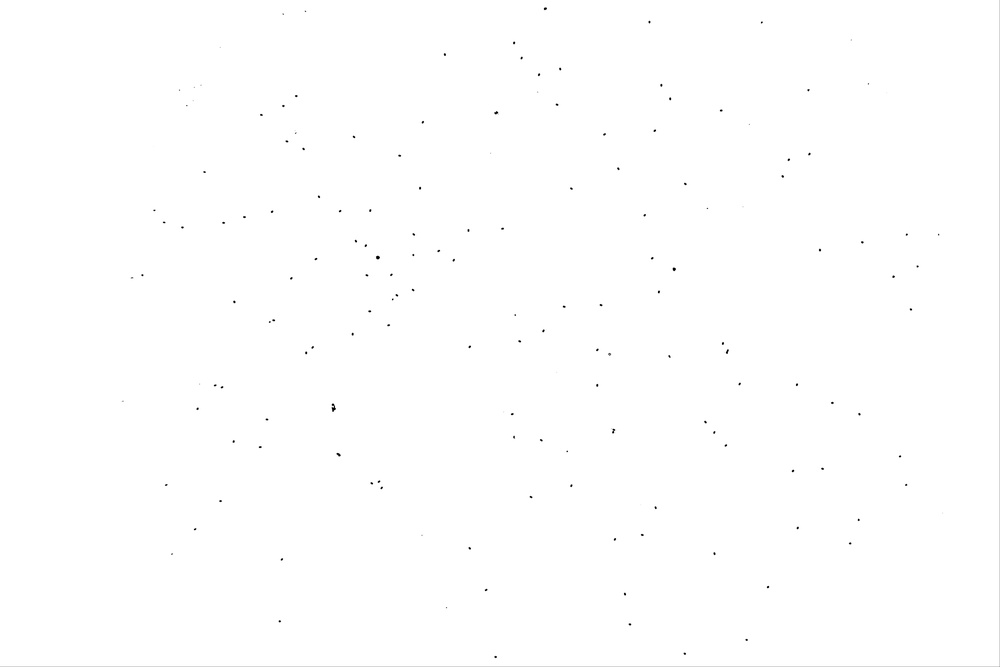
#> input picture report/W_A1_0_3/W_A1_0_3 fter convolution.jpg, 1000 x 667 px, shrunk from 5470 x 3646 before the run, given in place of W_A2_0_3.jpg, which was not available
$ jupyter execute template.ipynb
#> lines starting #> are read from the running program, lines starting #| are printed output that depends on the picture; after the words box and inside, x2 and y2 are one past the last pixel; in counts of white or black regions, pixels touching at a corner belong together; pictures that were not available may be replaced by others from this repository, and a replacement may not be noted
[cell 1]
import cv2
import matplotlib.pyplot as plt

[cell 2]
def plot(fig, figname):
    cv2.imwrite(f'./report/{figname}.jpg', fig)

[cell 3]
# 讀取圖檔
img = cv2.imread('data/W_A2_0_3.jpg', cv2.IMREAD_GRAYSCALE)
#> img is the input picture: shape (667, 1000); min 0, max 255, mean 254.6
img.shape
#> Out = (667, 1000)

[cell 4]
# plt.figure(figsize=(20,8))
cv2.imshow('origin', img)

cv2.waitKey(0)
cv2.destroyAllWindows()

[cell 5]
blur = cv2.GaussianBlur(img,(5,5), 0)

plot(blur, "smoothing")

[cell 6]
thresh = cv2.adaptiveThreshold(img, 255, cv2.ADAPTIVE_THRESH_MEAN_C, cv2.THRESH_BINARY, 21, 10)
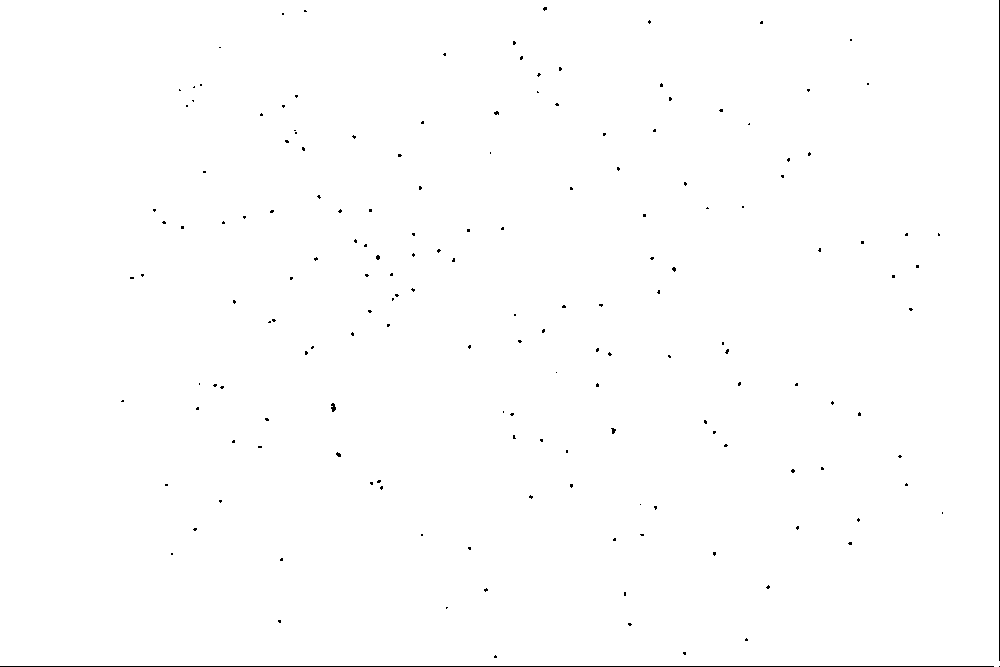
#> thresh: shape (667, 1000); 99.6% white; black in thin lines or dots
plot(thresh, "Mean Adaptive Thresholding")

[cell 7]
# Thresholding
thresh2 = cv2.adaptiveThreshold(blur, 255, cv2.ADAPTIVE_THRESH_GAUSSIAN_C, cv2.THRESH_BINARY, 11, 2)
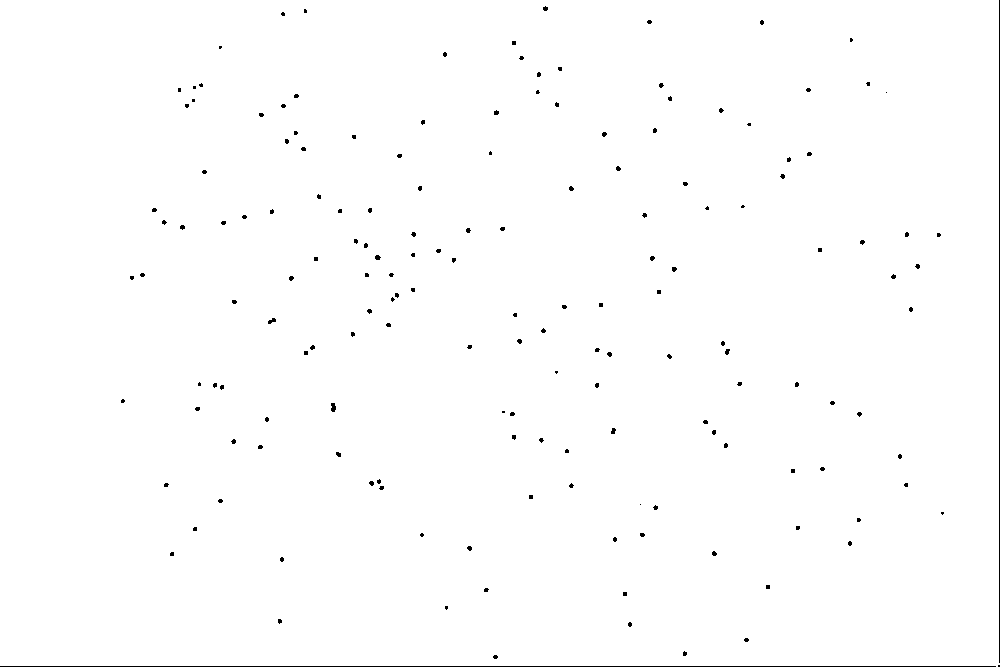
#> thresh2: shape (667, 1000); 99.4% white; black in thin lines or dots
plot(thresh2, "GAUSSIAN Adaptive Thresholding After Blur")

thresh2 = cv2.adaptiveThreshold(blur, 255, cv2.ADAPTIVE_THRESH_MEAN_C, cv2.THRESH_BINARY, 21, 10)
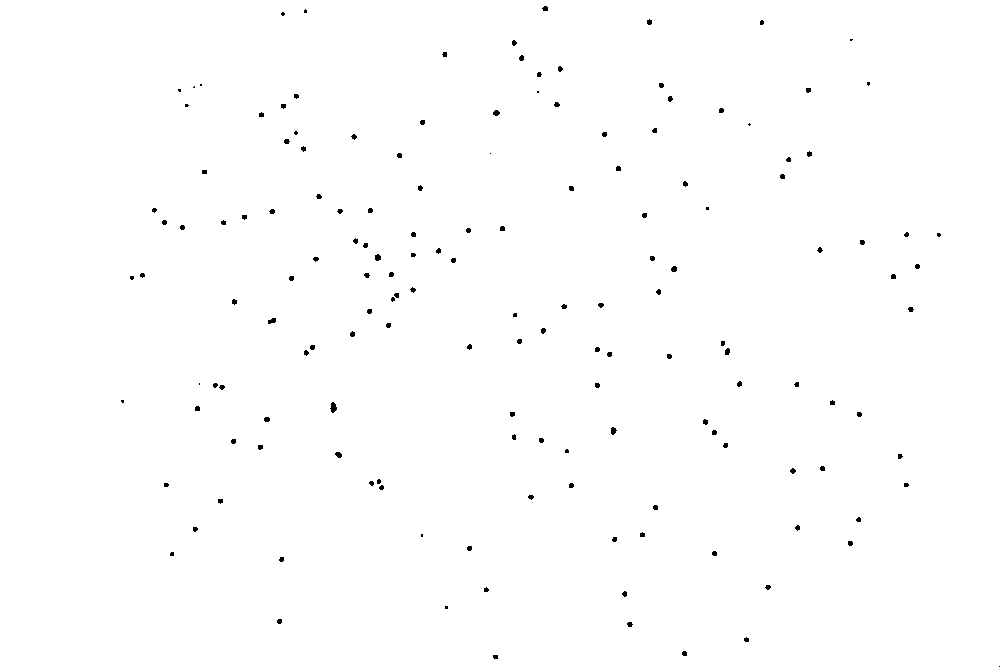
#> thresh2: shape (667, 1000); 99.5% white; 157 black regions (38 under 20 px), largest, box (x1, y1, x2, y2) and area: (330, 402, 337, 413) 51, (268, 318, 276, 324) 35, (375, 254, 381, 261) 34
plot(thresh2, "Mean Adaptive Thresholding After Blur")

[cell 8]
# otsu
_, otsu = cv2.threshold(img, 0, 255, cv2.THRESH_BINARY+cv2.THRESH_OTSU)
#> otsu: shape (667, 1000); 99.9% white; black in thin lines or dots, all inside (x1, y1, x2, y2) = (131, 7, 939, 658)
plot(otsu, "OTSU")

$ run again, on report/W_B2_6_3/W_B2_6_3 fter convolution.jpg
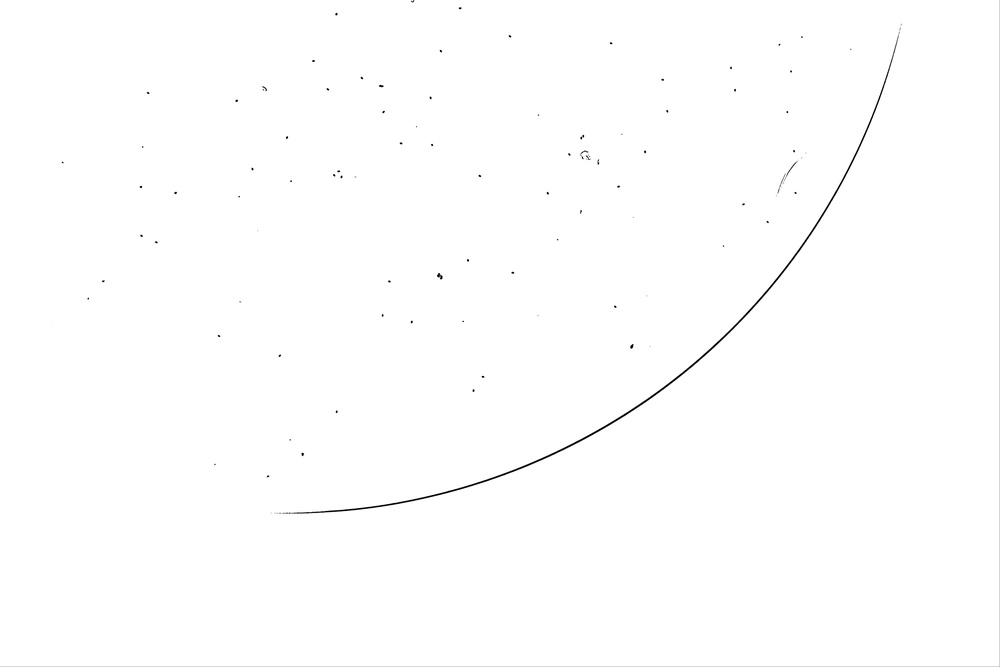
#> input picture report/W_B2_6_3/W_B2_6_3 fter convolution.jpg, 1000 x 667 px, shrunk from 5470 x 3646 before the run, given in place of W_A2_0_3.jpg, which was not available
#> img is the input picture: shape (667, 1000); min 0, max 255, mean 254.2
#> `thresh = cv2.adaptiveThreshold(img, 255, cv2.ADAPTIVE_THRESH_MEAN_C, c..`:
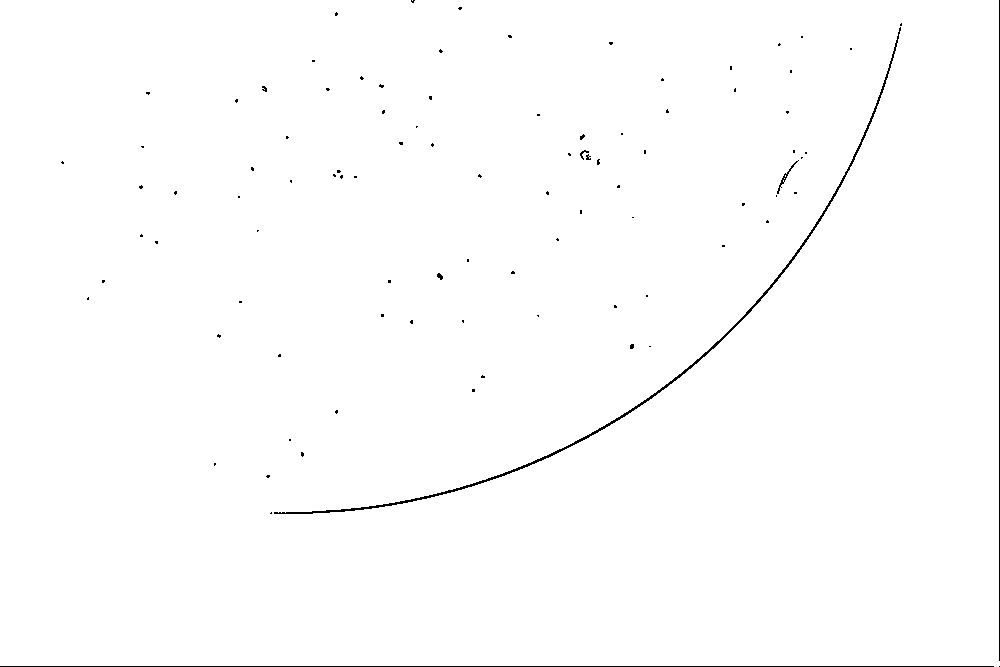
#> thresh: shape (667, 1000); 99.3% white; black in thin lines or dots
#> `thresh2 = cv2.adaptiveThreshold(blur, 255, cv2.ADAPTIVE_THRESH_MEAN_C,..`:
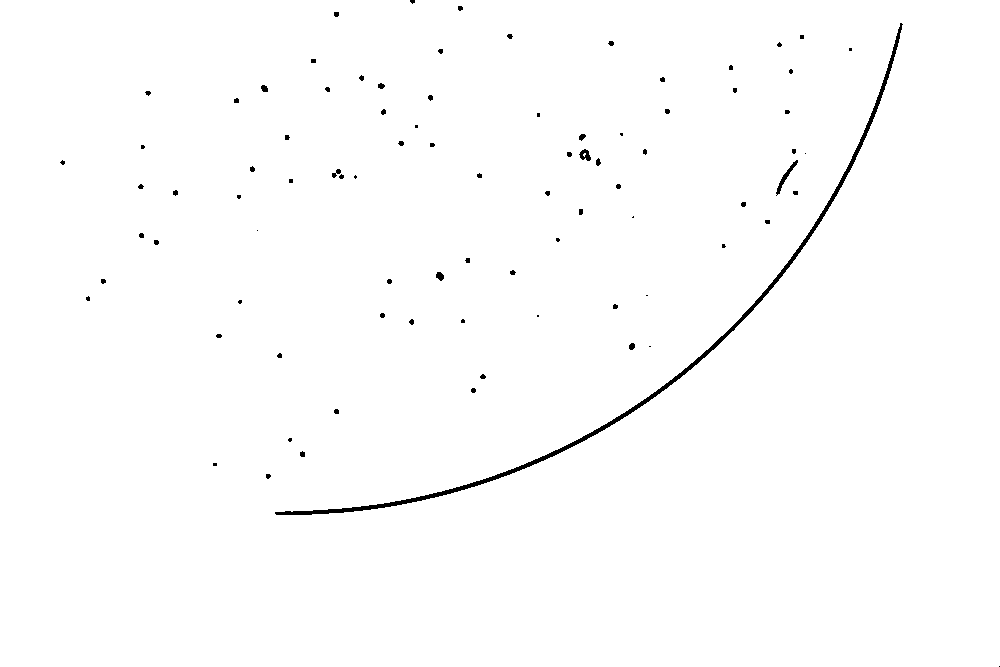
#> thresh2: shape (667, 1000); 99.2% white; 87 black regions (36 under 20 px), largest, box (x1, y1, x2, y2) and area: (275, 23, 903, 515) 3461, (776, 160, 798, 196) 149, (579, 149, 591, 161) 86
#> otsu: shape (667, 1000); 99.7% white; black in thin lines or dots, all inside (x1, y1, x2, y2) = (62, 0, 899, 514)

$ run again, on report/W_B4_0_3/W_B4_0_3 fter convolution.jpg
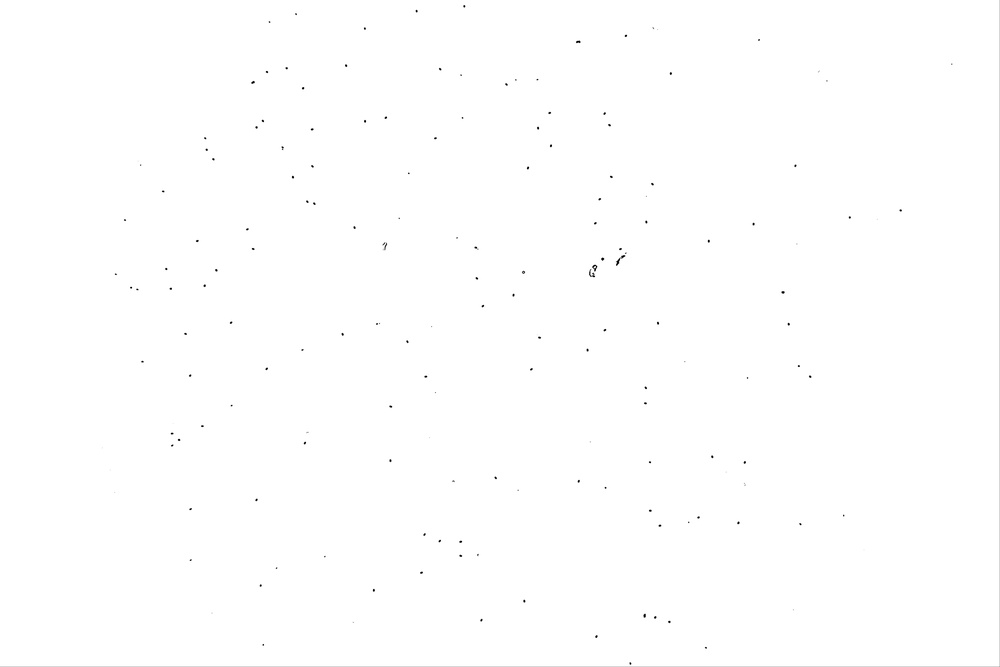
#> input picture report/W_B4_0_3/W_B4_0_3 fter convolution.jpg, 1000 x 667 px, shrunk from 5470 x 3646 before the run, given in place of W_A2_0_3.jpg, which was not available
#> img is the input picture: shape (667, 1000); min 0, max 255, mean 254.6
#> `thresh = cv2.adaptiveThreshold(img, 255, cv2.ADAPTIVE_THRESH_MEAN_C, c..`:
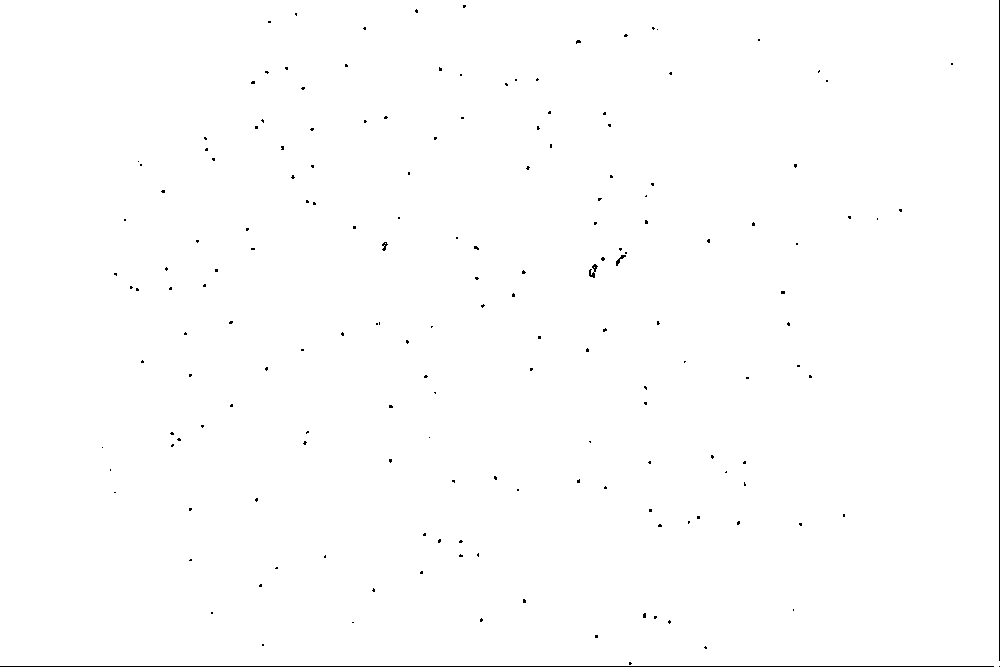
#> thresh: shape (667, 1000); 99.5% white; black in thin lines or dots
#> `thresh2 = cv2.adaptiveThreshold(blur, 255, cv2.ADAPTIVE_THRESH_MEAN_C,..`:
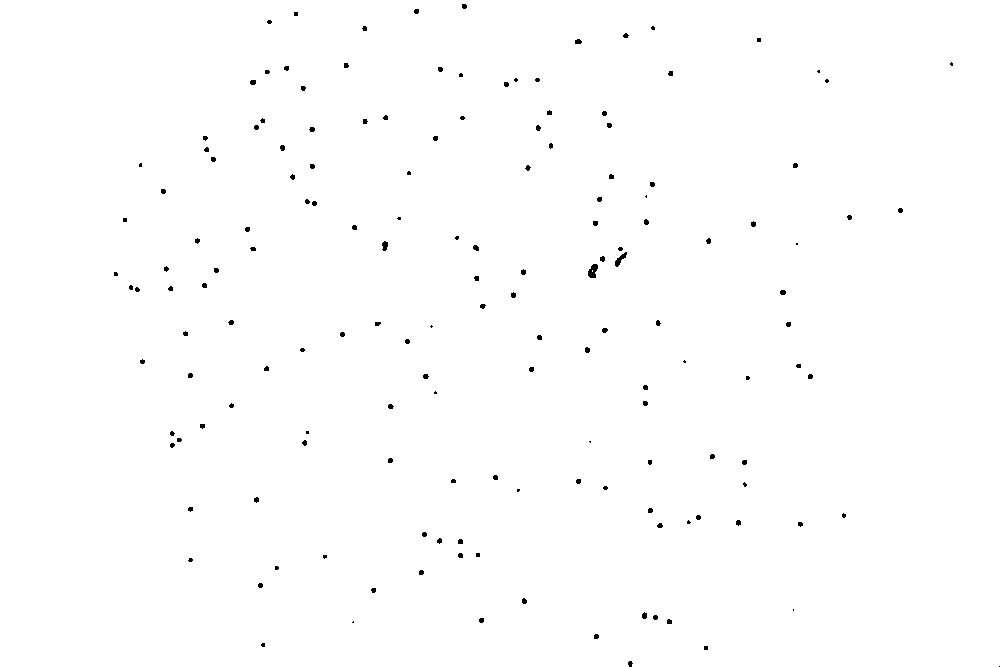
#> thresh2: shape (667, 1000); 99.5% white; 159 black regions (56 under 20 px), largest, box (x1, y1, x2, y2) and area: (588, 264, 598, 278) 96, (615, 252, 627, 267) 73, (382, 241, 388, 251) 46
#> otsu: shape (667, 1000); 99.9% white; black in thin lines or dots, all inside (x1, y1, x2, y2) = (115, 5, 952, 665)
